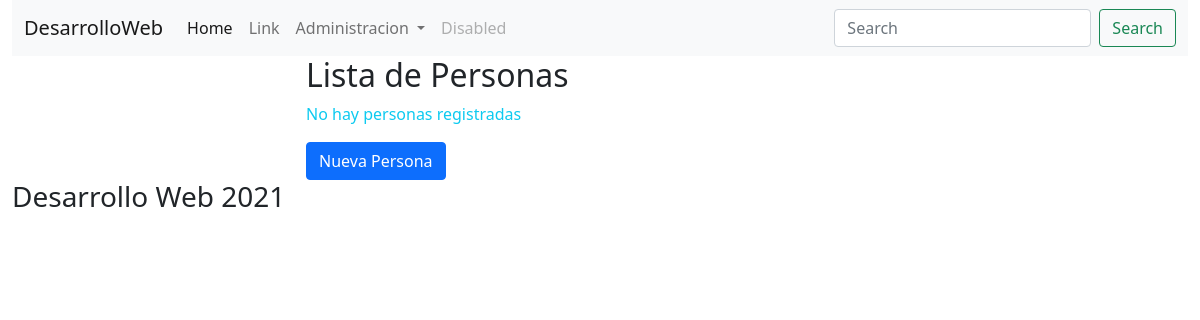
The page /personas/index.php on the database as committed earlier.
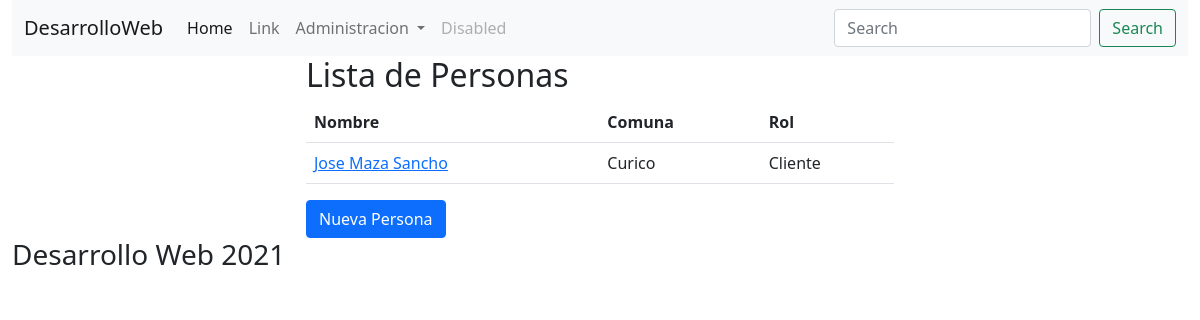
The same page on the database as committed later.
### tables this page shows
CREATE TABLE `personas` (
  `id` int NOT NULL AUTO_INCREMENT,
  `nombre` varchar(255) NOT NULL,
  `rut` varchar(20) NOT NULL,
  `email` varchar(255) NOT NULL,
  `direccion` varchar(255) NOT NULL,
  `fecha_nac` date NOT NULL,
  `telefono` int NOT NULL,
  `rol_id` int NOT NULL,
  `comuna_id` int NOT NULL,
  `created_at` datetime DEFAULT NULL,
  `updated_at` datetime DEFAULT NULL,
  PRIMARY KEY (`id`),
  KEY `rol_id` (`rol_id`),
  KEY `comuna_id` (`comuna_id`),
  CONSTRAINT `personas_ibfk_1` FOREIGN KEY (`rol_id`) REFERENCES `roles` (`id`),
  CONSTRAINT `personas_ibfk_2` FOREIGN KEY (`comuna_id`) REFERENCES `comunas` (`id`)
);

CREATE TABLE `comunas` (
  `id` int NOT NULL AUTO_INCREMENT,
  `nombre` varchar(255) NOT NULL,
  `region_id` int NOT NULL,
  `created_at` datetime DEFAULT NULL,
  `updated_at` datetime DEFAULT NULL,
  PRIMARY KEY (`id`),
  KEY `region` (`region_id`),
  CONSTRAINT `comunas_ibfk_1` FOREIGN KEY (`region_id`) REFERENCES `regiones` (`id`)
);

CREATE TABLE `roles` (
  `id` int NOT NULL AUTO_INCREMENT,
  `nombre` varchar(255) NOT NULL,
  `created_at` datetime DEFAULT NULL,
  `updated_at` datetime DEFAULT NULL,
  PRIMARY KEY (`id`)
);

### personas/index.php (the view, shortened to what this page needs)
<?php
    require('../class/conexion.php');
    $res = $mbd->query("SELECT p.id, p.nombre, r.nombre as rol, c.nombre as comuna FROM personas p INNER JOIN roles r ON p.rol_id = r.id INNER JOIN comunas c ON p.comuna_id = c.id ORDER BY p.nombre");
    $personas = $res->fetchall();
?>
<!DOCTYPE html>
<html lang="en">
<head>
    <link href="https://cdn.jsdelivr.net/npm/bootstrap@5.0.0-beta3/dist/css/bootstrap.min.css" rel="stylesheet">
</head>
<body>
    <div class="container-fluid">
        <header>
            <?php include('../partials/menu.php'); ?>
        </header>
        <section>
            <div class="col-md-6 offset-md-3">
                <h2>Lista de Personas</h2>
                <?php if(count($personas)): ?>
                    <table class="table table-hover">
                        <tr>
                            <th>Nombre</th>
                            <th>Comuna</th>
                            <th>Rol</th>
                        </tr>
                        <?php foreach($personas as $persona): ?>
                            <tr>
                                <td>
                                    <a href="show.php?id=<?php echo $persona['id']; ?>">
                                        <?php echo $persona['nombre']; ?>
                                    </a>
                                </td>
                                <td><?php echo $persona['comuna']; ?></td>
                                <td><?php echo $persona['rol']; ?></td>
                            </tr>
                        <?php endforeach; ?>
                    </table>
                <?php else: ?>
                    <p class="text-info">
                        No hay personas registradas
                    </p>
                <?php endif; ?>
                <a href="add.php" class="btn btn-primary"> Nueva Persona </a>
            </div>
        </section>
        <footer>
            <h3>Desarrollo Web 2021</h3>
        </footer>
    </div>
</body>
</html>

### partials/menu.php (shortened to what this page needs)
<nav class="navbar navbar-expand-lg navbar-light bg-light">
    <div class="container-fluid">
        <a class="navbar-brand" href="<?php echo BASE_URL; ?>">DesarrolloWeb</a>
        <div class="collapse navbar-collapse" id="navbarSupportedContent">
            <ul class="navbar-nav me-auto mb-2 mb-lg-0">
                <li class="nav-item">
                    <a class="nav-link active" aria-current="page" href="<?php echo BASE_URL; ?>">Home</a>
                </li>
                <li class="nav-item">
                    <a class="nav-link" href="#">Link</a>
                </li>
                <li class="nav-item dropdown">
                    <a class="nav-link dropdown-toggle" href="#" id="navbarDropdown" role="button" data-bs-toggle="dropdown" aria-expanded="false">
                        Administracion
                    </a>
                </li>
                <li class="nav-item">
                    <a class="nav-link disabled" href="#" tabindex="-1" aria-disabled="true">Disabled</a>
                </li>
            </ul>
            <form class="d-flex">
                <input class="form-control me-2" type="search" placeholder="Search" aria-label="Search">
                <button class="btn btn-outline-success" type="submit">Search</button>
            </form>
        </div>
    </div>
</nav>

Rows that differ between the two databases and show on the page:
added personas: nombre "Jose Maza Sancho", comuna.nombre "Curico", rol.nombre "Cliente"
Other text that changed with them:
text no longer shown: "No hay personas registradas"
text now shown: "Nombre Comuna Rol"
